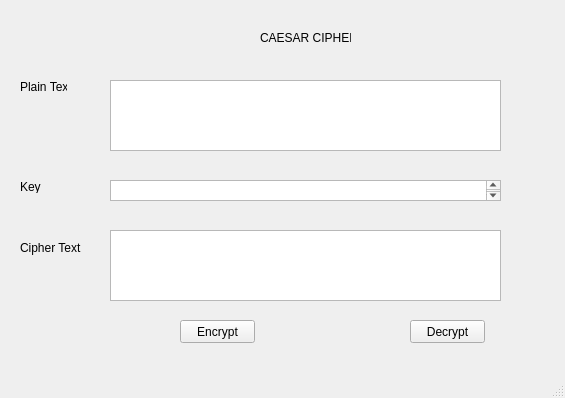
<?xml version="1.0" encoding="UTF-8"?>
<ui version="4.0">
 <class>MainWindow</class>
 <widget class="QMainWindow" name="MainWindow">
  <property name="geometry">
   <rect>
    <x>0</x>
    <y>0</y>
    <width>565</width>
    <height>398</height>
   </rect>
  </property>
  <property name="windowTitle">
   <string>MainWindow</string>
  </property>
  <widget class="QWidget" name="centralwidget">
   <widget class="QPlainTextEdit" name="txt_plain_2">
    <property name="geometry">
     <rect>
      <x>110</x>
      <y>80</y>
      <width>391</width>
      <height>71</height>
     </rect>
    </property>
   </widget>
   <widget class="QLabel" name="label">
    <property name="geometry">
     <rect>
      <x>260</x>
      <y>30</y>
      <width>91</width>
      <height>16</height>
     </rect>
    </property>
    <property name="text">
     <string>CAESAR CIPHER</string>
    </property>
   </widget>
   <widget class="QPushButton" name="pushButton">
    <property name="geometry">
     <rect>
      <x>180</x>
      <y>320</y>
      <width>75</width>
      <height>23</height>
     </rect>
    </property>
    <property name="text">
     <string>Encrypt</string>
    </property>
   </widget>
   <widget class="QLabel" name="txt_plain">
    <property name="geometry">
     <rect>
      <x>30</x>
      <y>90</y>
      <width>47</width>
      <height>13</height>
     </rect>
    </property>
    <property name="text">
     <string/>
    </property>
   </widget>
   <widget class="QPlainTextEdit" name="txt_key">
    <property name="geometry">
     <rect>
      <x>110</x>
      <y>180</y>
      <width>391</width>
      <height>21</height>
     </rect>
    </property>
   </widget>
   <widget class="QPlainTextEdit" name="plainTextEdit_3">
    <property name="geometry">
     <rect>
      <x>110</x>
      <y>230</y>
      <width>391</width>
      <height>71</height>
     </rect>
    </property>
   </widget>
   <widget class="QPushButton" name="btn_De">
    <property name="geometry">
     <rect>
      <x>410</x>
      <y>320</y>
      <width>75</width>
      <height>23</height>
     </rect>
    </property>
    <property name="text">
     <string>Decrypt</string>
    </property>
   </widget>
   <widget class="QLabel" name="label_2">
    <property name="geometry">
     <rect>
      <x>20</x>
      <y>80</y>
      <width>47</width>
      <height>13</height>
     </rect>
    </property>
    <property name="text">
     <string>Plain Text</string>
    </property>
   </widget>
   <widget class="QLabel" name="label_3">
    <property name="geometry">
     <rect>
      <x>20</x>
      <y>180</y>
      <width>47</width>
      <height>13</height>
     </rect>
    </property>
    <property name="text">
     <string>Key</string>
    </property>
   </widget>
   <widget class="QLabel" name="label_4">
    <property name="geometry">
     <rect>
      <x>20</x>
      <y>240</y>
      <width>61</width>
      <height>16</height>
     </rect>
    </property>
    <property name="text">
     <string>Cipher Text</string>
    </property>
   </widget>
  </widget>
  <widget class="QMenuBar" name="menubar">
   <property name="geometry">
    <rect>
     <x>0</x>
     <y>0</y>
     <width>565</width>
     <height>21</height>
    </rect>
   </property>
  </widget>
  <widget class="QStatusBar" name="statusbar"/>
 </widget>
 <resources/>
 <connections/>
</ui>
